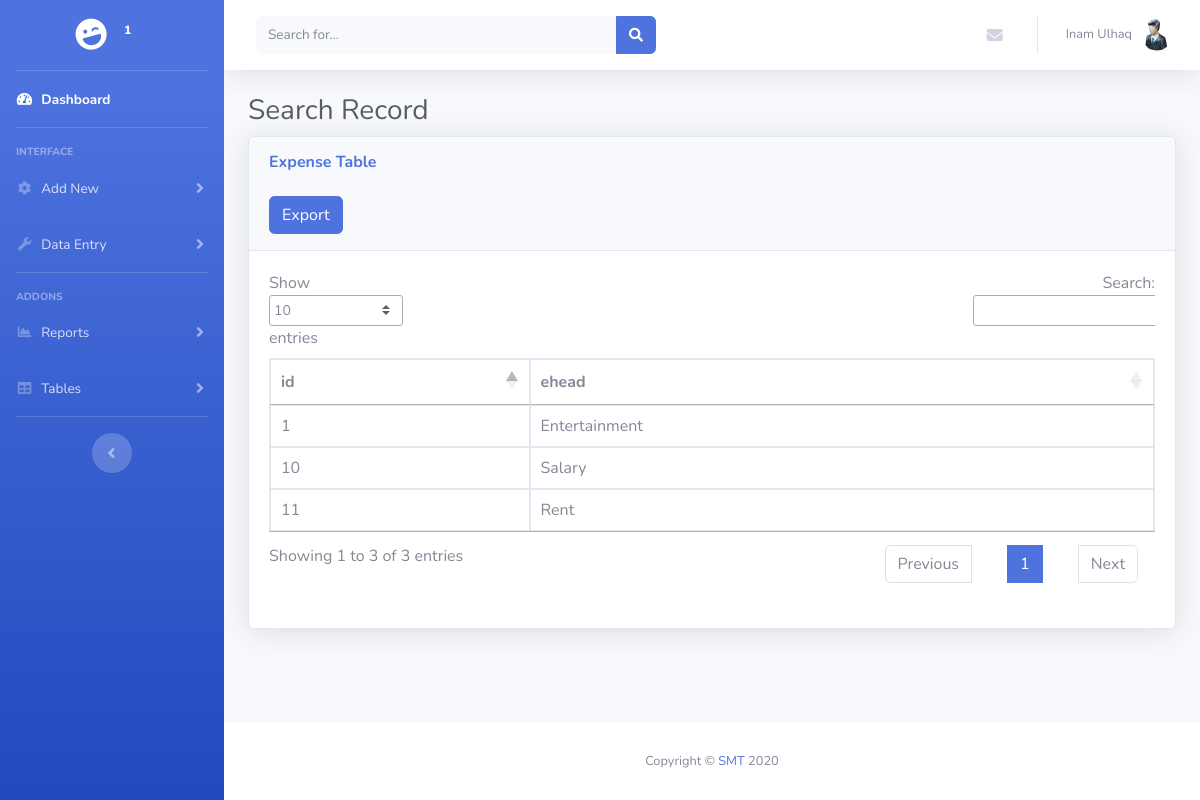
Page /expensetable.php (signed in) on the committed database.
### tables this page shows
CREATE TABLE `users` (
  `id` int(11) NOT NULL,
  `username` varchar(255) NOT NULL,
  `password` varchar(255) NOT NULL,
  `firstname` varchar(50) NOT NULL,
  `lastname` varchar(50) NOT NULL,
  `ucompany` varchar(30) NOT NULL,
  `role` varchar(10) NOT NULL,
  `status` int(11) NOT NULL DEFAULT '1'
);

CREATE TABLE `expense` (
  `id` int(11) NOT NULL,
  `ehead` varchar(50) NOT NULL,
  `user_id` int(11) NOT NULL
);

### expensetable.php (the view, shortened to what this page needs)
<?php include('header.php'); ?>
        <div class="container-fluid">
          <h1 class="h3 mb-2 text-gray-800">Search Record</h1>
          <div class="card shadow mb-4">
            <div class="card-header py-3">
              <h6 class="m-0 font-weight-bold text-primary">Expense Table</h6><br>
                    <form action="export.php" method="POST">
                      <button type="submit" name="exportexpense" class="btn btn-primary">Export</button>
                    </form>
            </div>
            <div class="card-body">
              <div class="table-responsive">
                <table class="table table-bordered" id="dataTable" width="100%" cellspacing="0">
                  <thead>
                    <tr>
                      <th>id</th>
                      <th>ehead</th>
                    </tr>
                  </thead>
                  <tbody>
                     <?php
                                    $query = "SELECT * from expense WHERE user_id=$user_id ORDER BY id DESC";
                    $result = mysqli_query($conn,$query) or die( mysqli_error($conn));;
                                    while($row=mysqli_fetch_assoc($result))
                                    {
                                        $ehead = $row['ehead'];
                                        $id = $row['id'];
                                ?>
                                    <tr>
                                        <td><?php echo $id ?></td>
                                        <td><?php echo $ehead ?></td>
                                    </tr>
                            <?php
                                    }
                            ?>
                  </tbody>
                </table>
              </div>
            </div>
          </div>
        </div>
      </div>
      <?php include('footer.php'); ?>

### header.php (shortened to what this page needs)
<?php include ('db.php');
$user_id=$_SESSION['id'];
?>
<?php
      $sql = "SELECT * FROM users WHERE id=$user_id";
             if ($result = mysqli_query($conn,$sql)){
                  $row = mysqli_fetch_array($result);
                  $id=$row['id'];
                  $firstname=$row['firstname'];
                  $lastname=$row['lastname'];
                  $ucompany=$row['ucompany'];
            }?>
<!DOCTYPE html>
<html lang="en">
<head>
  <link href="vendor/fontawesome-free/css/all.min.css" rel="stylesheet" type="text/css">
  <link href="css/sb-admin-2.min.css" rel="stylesheet">
  <link href="style.css" rel="stylesheet">
  <link rel="stylesheet" href="https://cdn.datatables.net/1.10.21/css/jquery.dataTables.min.css" />
</head>
<body id="page-top">
  <div id="wrapper">
    <ul class="navbar-nav bg-gradient-primary sidebar sidebar-dark accordion" id="accordionSidebar">
      <a class="sidebar-brand d-flex align-items-center justify-content-center" href="index.php">
        <div class="sidebar-brand-icon rotate-n-15">
          <i class="fas fa-laugh-wink"></i>
        </div>
        <div class="sidebar-brand-text mx-3"><?php echo $ucompany; ?><sup><?php echo $id; ?></sup></div>
      </a>
      <hr class="sidebar-divider my-0">
      <li class="nav-item active">
        <a class="nav-link" href="index.php">
          <i class="fas fa-fw fa-tachometer-alt"></i>
          <span>Dashboard</span></a>
      </li>
      <hr class="sidebar-divider">
      <div class="sidebar-heading">
        Interface
      </div>
      <li class="nav-item">
        <a class="nav-link collapsed" href="#" data-toggle="collapse" data-target="#collapseTwo" aria-expanded="true" aria-controls="collapseTwo">
          <i class="fas fa-fw fa-cog"></i>
          <span>Add New</span>
        </a>
      </li>
      <li class="nav-item">
        <a class="nav-link collapsed" href="#" data-toggle="collapse" data-target="#collapseUtilities" aria-expanded="true" aria-controls="collapseUtilities">
          <i class="fas fa-fw fa-wrench"></i>
          <span>Data Entry</span>
        </a>
      </li>
      <hr class="sidebar-divider">
      <div class="sidebar-heading">
        Addons
      </div>
      <li class="nav-item">
        <a class="nav-link collapsed" href="#" data-toggle="collapse" data-target="#collapsePages" aria-expanded="true" aria-controls="collapsePages">
          <i class="fas fa-fw fa-chart-area"></i>
          <span>Reports</span>
        </a>
      </li>
      <li class="nav-item">
        <a class="nav-link collapsed" href="#" data-toggle="collapse" data-target="#collapseTables" aria-expanded="true" aria-controls="collapseTables">
          <i class="fas fa-fw fa-table"></i>
          <span>Tables</span>
        </a>
      </li>
      <hr class="sidebar-divider d-none d-md-block">
      <div class="text-center d-none d-md-inline">
        <button class="rounded-circle border-0" id="sidebarToggle"></button>
      </div>
    </ul>
    <div id="content-wrapper" class="d-flex flex-column">
      <div id="content">
        <nav class="navbar navbar-expand navbar-light bg-white topbar mb-4 static-top shadow">
          <form class="d-none d-sm-inline-block form-inline mr-auto ml-md-3 my-2 my-md-0 mw-100 navbar-search">
            <div class="input-group">
              <input type="text" class="form-control bg-light border-0 small" placeholder="Search for..." aria-label="Search" aria-describedby="basic-addon2">
              <div class="input-group-append">
                <button class="btn btn-primary" type="button">
                  <i class="fas fa-search fa-sm"></i>
                </button>
              </div>
            </div>
          </form>
          <ul class="navbar-nav ml-auto">
            <li class="nav-item dropdown no-arrow mx-1">
              <a class="nav-link dropdown-toggle" href="#" id="messagesDropdown" role="button" data-toggle="dropdown" aria-haspopup="true" aria-expanded="false">
                <i class="fas fa-envelope fa-fw"></i>
              </a>
            </li>
            <li class="nav-item dropdown no-arrow">
              <a class="nav-link dropdown-toggle" href="#" id="userDropdown" role="button" data-toggle="dropdown" aria-haspopup="true" aria-expanded="false">
                <span class="mr-2 d-none d-lg-inline text-gray-600 small"><?php echo $firstname.' '.$lastname ?></span>
                <img class="img-profile rounded-circle" src="img/user.png">
              </a>
            </li>
          </ul>
        </nav>

### style.css (style rules this page uses)
table { border-spacing: 0; }
table { border-collapse: separate; }
td { padding: 0px; }

### rows in the picture
users: id "1", firstname "Inam", lastname "Ulhaq"
expense: id "11", ehead "Rent"
expense: id "10", ehead "Salary"
expense: id "1", ehead "Entertainment"
